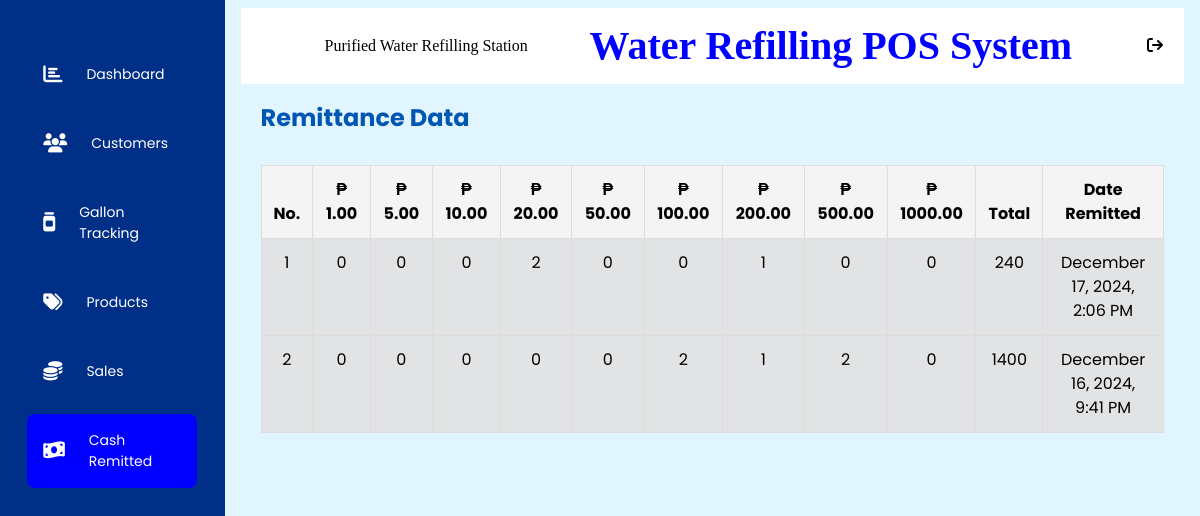
Page /water_refilling_POS_system/admin/cash_management.php (signed in) on the committed database.
### tables this page shows
CREATE TABLE `tbl_system_setup` (
  `setup_id` int(11) NOT NULL,
  `WRS_name` varchar(100) NOT NULL,
  `WRS_acronym` varchar(20) NOT NULL,
  `WRS_logo` text NOT NULL
);

CREATE TABLE `tbl_remit` (
  `remit_id` int(11) NOT NULL,
  `p1` int(11) NOT NULL,
  `p5` int(11) NOT NULL,
  `p10` int(11) NOT NULL,
  `p20` int(11) NOT NULL,
  `p50` int(11) NOT NULL,
  `p100` int(11) NOT NULL,
  `p200` int(11) NOT NULL,
  `p500` int(11) NOT NULL,
  `p1000` int(11) NOT NULL,
  `date_remitted` datetime NOT NULL
);

### water_refilling_POS_system/admin/cash_management.php (the view, shortened to what this page needs)
<?php
    include "function.php";
    $wrs_sql = "SELECT * FROM `tbl_system_setup` WHERE setup_id = 1";
    $wrs_result = mysqli_query($con, $wrs_sql);
    if ($wrs_result) {
        $row = mysqli_fetch_assoc($wrs_result);
        if ($row) {
            $WRS_name = $row['WRS_name'];
        } else {
            echo "No records found.";
        }
    } else {
        echo "Error in query: " . mysqli_error($con);
    }
?>
<!DOCTYPE html>
<html lang="en">
<head>
    <link rel="stylesheet" href="../css/bootstrap.css">
    <link rel="stylesheet" href="../css/style.css">
    <link rel="stylesheet" href="../css/all.min.css">
</head>
<body>
    <main>
        <div class="sidebar">
            <ul class="menu" style="margin-top: 3em;">
                <li>
                    <a href="dashboard.php">
                        <i class="fas fa-chart-bar"></i>
                        <span>Dashboard</span>
                    </a>
                </li>
                <li>
                    <a href="customers.php">
                        <i class="fas fa-users"></i>
                        <span>Customers</span>
                    </a>
                </li>
                <li>
                    <a href="gallon_inventory.php">
                        <i class="fas fa-jar"></i>
                        <span>Gallon Tracking</span>
                    </a>
                </li>
                <li>
                    <a href="products.php">
                        <i class="fas fa-tags"></i>
                        <span>Products</span>
                    </a>
                </li>
                <li>
                    <a href="sales.php">
                        <i class="fas fa-coins"></i>
                        <span>Sales</span>
                    </a>
                </li>
                <li class="active">
                    <a href="cash_management.php">
                        <i class="fas fa-money-bill-wave"></i>
                        <span>Cash Remitted</span>
                    </a>
                </li>
            </ul>
        </div>
        <div class="main-content">
            <?php include "header.php"; ?>
            <div class="table-wrapper">
                <div class="table-content">
                    <h2>Remittance Data</h2>
                    <table class="table table-bordered denomination-table table-secondary">
					    <thead>
					        <tr>
					            <th>No.</th>
					            <th>₱ 1.00</th>
					            <th>₱ 5.00</th>
					            <th>₱ 10.00</th>
					            <th>₱ 20.00</th>
					            <th>₱ 50.00</th>
					            <th>₱ 100.00</th>
					            <th>₱ 200.00</th>
					            <th>₱ 500.00</th>
					            <th>₱ 1000.00</th>
					            <th>Total</th>
					            <th>Date Remitted</th>
					        </tr>
					    </thead>
					    <tbody>
					        <?php
							    $remit_sql = "SELECT * FROM tbl_remit ORDER BY date_remitted DESC LIMIT 30";
							    $remit_result = mysqli_query($con, $remit_sql);
							    if($remit_result && mysqli_num_rows($remit_result) > 0){
							    	$number = 0;
							    	while($remit_row = mysqli_fetch_assoc($remit_result)){
									    $unit_1 = $remit_row['p1'] ;
									    $unit_5 = $remit_row['p5'] ;
									    $unit_10 = $remit_row['p10'];
									    $unit_20 = $remit_row['p20'];
									    $unit_50 = $remit_row['p50'];
									    $unit_100 = $remit_row['p100'];
									    $unit_200 = $remit_row['p200'];
									    $unit_500 = $remit_row['p500'];
									    $unit_1000 = $remit_row['p1000'];
							    		$date_remitted = date("F j, Y, g:i A", strtotime($remit_row['date_remitted']));
							    		$overall_total = ($unit_1 * 1) + ($unit_5 * 5) + ($unit_10 * 10) + ($unit_20 * 20) + ($unit_50 * 50) + ($unit_100 * 100) + ($unit_200 * 200) + ($unit_500 * 500) + ($unit_1000 * 1000);
							    		?>
							    		<tr>
							    			<td><?php echo ++$number; ?></td>
							    			<td><?php echo "$unit_1"; ?></td>
							    			<td><?php echo "$unit_5"; ?></td>
							    			<td><?php echo "$unit_10"; ?></td>
							    			<td><?php echo "$unit_20"; ?></td>
							    			<td><?php echo "$unit_50"; ?></td>
							    			<td><?php echo "$unit_100"; ?></td>
							    			<td><?php echo "$unit_200"; ?></td>
							    			<td><?php echo "$unit_500"; ?></td>
							    			<td><?php echo "$unit_1000"; ?></td>
							    			<td><?php echo "$overall_total"; ?></td>
							    			<td><?php echo "$date_remitted"; ?></td>
							    		</tr>
							    		<?php
							    	}
							    }
					         ?>
					    </tbody>
					</table>
                </div>
            </div>
        </div>
    </main>
</body>
</html>

### water_refilling_POS_system/admin/header.php
<div class="top-wrapper">
	<div class="top-content dp-flex space-between align-center">
		<div class="top-each dp-flex align-center" style="gap: 1rem;">
			<div class="wrs_logo"></div>
			<div class="system_name"><?php echo "$WRS_name"; ?></div>
		</div>
		<div class="top-each">
			<h1 class="no-margin" style="font-family:rockwell; font-weight: bold;">Water Refilling POS System</h1>
		</div>
		<div class="top-each">
			<a href="cash_denomination.php"><button class=" btn btn-logout"><i class="fas fa-sign-out"></i></button></a>
		</div>
	</div>
</div>

### water_refilling_POS_system/css/style.css (style rules this page uses)
* { box-sizing: border-box; margin: 0; padding: 0; border: none; outline: none; font-family: "Poppins", sans-serif; }
main { display: flex; }
.dp-flex { display: flex; }
.align-center { align-items: center; }
.space-between { justify-content: space-between; }
.no-margin { margin: 0px; }
.sidebar { width: 110px; height: 100vh; padding: 0 1.7rem; color: gray !important; overflow: hidden; transition: all 0.3s linear; background: #002f87; position: sticky; top: 0; }
.menu { height: 88%; position: relative; list-style: none; padding: 0; }
.menu li { padding: 1rem; margin: 1rem 0; border-radius: 8px; transition: all 0.2s ease-in-out; }
.active { background: blue; }
.menu a { color: white; font-size: 14px; text-decoration: none; display: flex; align-items: center; gap: 1.5rem; }
.menu a span { overflow: hidden; }
.menu a i { font-size: 1.2rem; }
.main-content { overflow: hidden; position: relative; width: 100%; background: #e1f5fe; padding: 0.5rem 1rem; }
.top-wrapper { position: relative; z-index: 10; }
.top-content { padding: 0.5rem!important; background: white; color: blue; }
.top-content .btn-logout { color: black; background: transparent; }
.system_name { color: black; font-family: Cooper black; }
body { position: relative; }
.table-wrapper { position: relative; z-index: 2; background-color: transparent; padding: 20px; }
.wrs_logo { height: 60px; width: 60px; background-image: url(../img/water_splash.jpg); background-size: cover; background-repeat: no-repeat; background-position: center; border-radius: 50%; }

### rows in the picture
tbl_system_setup: WRS_name "Purified Water Refilling Station"
tbl_remit: p1 "0", p5 "0", p10 "0", p20 "2", p50 "0", p100 "0", p200 "1", p500 "0", p1000 "0", overall_total "240", date_remitted "December 17, 2024, 2:06 PM"
tbl_remit: p1 "0", p5 "0", p10 "0", p20 "0", p50 "0", p100 "2", p200 "1", p500 "2", p1000 "0", overall_total "1400", date_remitted "December 16, 2024, 9:41 PM"
